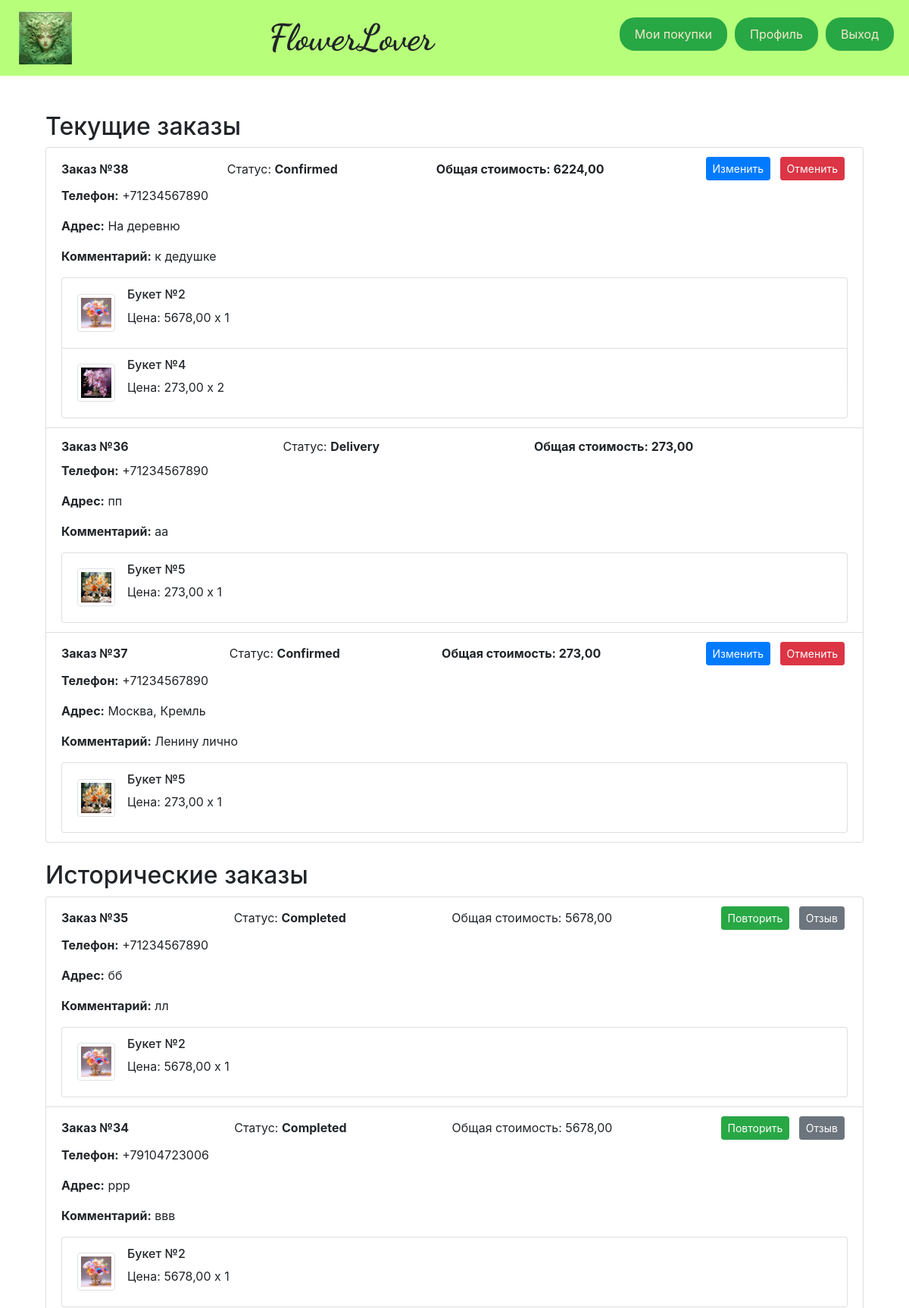
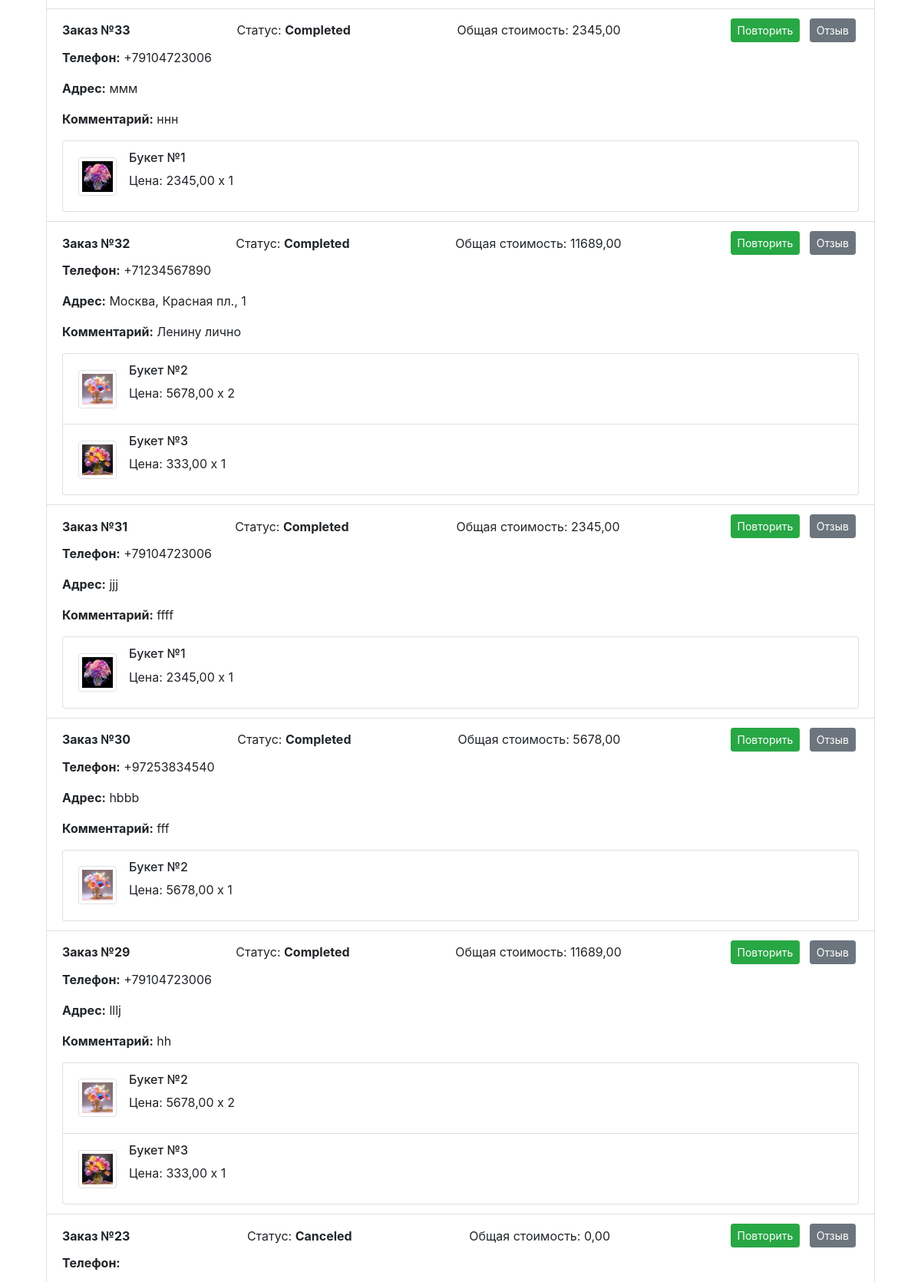
The app's page /purchase/ (signed in, upper part) with its own data (2 pictures, top to bottom).
### business_app/models.py (models this page shows, shortened)
class Order(models.Model):
    DoesNotExist = None
    objects = None
    STATUS_PENDING = 'pending'
    STATUS_CONFIRMED = 'confirmed'
    STATUS_DELIVERY = 'delivery'
    STATUS_CANCELED = 'cancelled'
    STATUS_COMPLETED = 'completed'
    STATUS_CHOICES = [
        (STATUS_PENDING, 'Pending'),
        (STATUS_CONFIRMED, 'Confirmed'),
        (STATUS_DELIVERY, 'Delivery'),
        (STATUS_CANCELED, 'Canceled'),
        (STATUS_COMPLETED, 'Completed'),
    ]
    user = models.ForeignKey(User, on_delete=models.CASCADE, related_name='orders')
    items = models.ManyToManyField(Product, through=OrderItem, related_name='orders')
    total_amount = models.DecimalField(max_digits=8, decimal_places=2, default=0)
    phone = models.CharField(max_length=12)
    address = models.TextField(max_length=120)
    comment = models.TextField(max_length=120, blank=True, null=True)
    telegram_key = models.CharField(max_length=100, blank=True, null=True)
    status = models.CharField(max_length=20, choices=STATUS_CHOICES, default=STATUS_CONFIRMED)
    status_datetime = models.DateTimeField(auto_now_add=True)

class OrderItem(models.Model):
    objects = None
    product = models.ForeignKey(Product, on_delete=models.CASCADE)
    order = models.ForeignKey('Order', on_delete=models.CASCADE)
    quantity = models.PositiveIntegerField(default=1)

class Product(models.Model):
    DoesNotExist = None
    objects = None
    name = models.CharField(max_length=50)
    description = models.TextField(max_length=255)
    price = models.DecimalField(max_digits=8, decimal_places=2)
    image = models.ImageField(upload_to='myproject/media/', default='no_photo.jpg')
    is_active = models.BooleanField(default=True)  # Поле для статуса активности
    class Meta:
        permissions = [
            ("customer", "Покупатель"),
            ("salesman", "Продавец"),
        ]

### business_app/views.py (the view)
    @login_required(login_url='page_errors')
    @user_passes_test(is_in_group('customer'), login_url='page_errors', redirect_field_name=None)
    @order_belongs_to_user
    def _wrapped_view(request, *args, **kwargs):
        try:
            return view_func(request, *args, **kwargs)
        except Exception as e:
            logger.error(f"Ошибка в представлении {view_func.__name__}: {e}")
            return HttpResponseServerError("Произошла внутренняя ошибка сервера.")

### business_app/context_processors.py (called while the page is built)
def user_group_context(request):
    if request.user.is_authenticated:
        group_names = request.user.groups.values_list('name', flat=True)
        return {
            'is_customer': 'customer' in group_names or request.user.is_superuser,
            'is_salesman': 'salesman' in group_names or request.user.is_superuser,
        }
    return {
        'is_customer': False,
        'is_salesman': False,
    }

### business_app/views.py (called while the page is built)
def is_in_group(group_name):
    def check(user):
        try:
            result = user.groups.filter(name=group_name).exists()
            logger.debug(f"Проверка принадлежности к группе '{group_name}' для пользователя {user.username}: {result}")
            return result
        except Exception as e:
            logger.error(f"Ошибка при проверке группы пользователя: {e}")
            return False
    return check

def order_belongs_to_user(view_func):
    @wraps(view_func)
    def _wrapped_view(request, *args, **kwargs):
        order_id = kwargs.get('order_id')
        try:
            if order_id is not None:
                order = get_object_or_404(Order, id=order_id)
                logger.debug(f"Заказ с ID {order_id} найден для пользователя {request.user.username}")
                if order.user != request.user:
                    logger.warning(f"Пользователь {request.user.username} попытался получить доступ к чужому заказу с ID {order_id}")
                    return HttpResponseForbidden("Вы не можете редактировать этот заказ.")
        except Exception as e:
            logger.error(f"Ошибка при проверке заказа: {e}")
            return HttpResponseServerError("Произошла внутренняя ошибка сервера.")
        return view_func(request, *args, **kwargs)
    return _wrapped_view

def customer_required(view_func):
    @login_required(login_url='page_errors')
    @user_passes_test(is_in_group('customer'), login_url='page_errors', redirect_field_name=None)
    @order_belongs_to_user
    def _wrapped_view(request, *args, **kwargs):
        try:
            return view_func(request, *args, **kwargs)
        except Exception as e:
            logger.error(f"Ошибка в представлении {view_func.__name__}: {e}")
            return HttpResponseServerError("Произошла внутренняя ошибка сервера.")
    return _wrapped_view

@customer_required
def purchase(request):
    context = get_order_context(user=request.user)
    return render(request, 'business_app/purchase.html', context)

### business_app/templates/business_app/purchase.html (shortened to what this page needs)
{% extends 'base.html' %}
{% load bootstrap4 %}
{% block content %}
<div class="container mt-4">
    <h2>Текущие заказы</h2>
    <div class="list-group mb-4">
        {% for order in current_orders %}
            <div class="list-group-item">
                <div class="d-flex w-100 justify-content-between align-items-center">
                    <span><strong>Заказ №{{ order.id }}</strong></span>
                    <span>Статус: <strong>{{ order.get_status_display }}</strong></span>
                    <span><strong>Общая стоимость: {{ order.total_amount|floatformat:2 }}</strong></span>
                    <div>
                        {% if order.status == STATUS_PENDING or order.status == STATUS_CONFIRMED %}
                        <form method="post" action="{% url 'edit_order' order.id %}" style="display:inline;">
                            <button type="submit" class="btn btn-primary btn-sm mx-1">Изменить</button>
                        </form>
                        <form method="post" action="{% url 'cancel_order' order.id %}" style="display:inline;">
                            <button type="submit" class="btn btn-danger btn-sm mx-1">Отменить</button>
                        </form>
                        {% elif order.status == STATUS_COMPLETED or order.status == STATUS_CANCELED %}
                            <button class="btn btn-success btn-sm mx-1">Повторить</button>
                            <button class="btn btn-secondary btn-sm mx-1">Отзыв</button>
                        {% endif %}
                    </div>
                </div>
                <div class="mt-2">
                    <p><strong>Телефон:</strong> {{ order.phone }}</p>
                    <p><strong>Адрес:</strong> {{ order.address }}</p>
                    <p><strong>Комментарий:</strong> {{ order.comment }}</p>
                </div>
                <ul class="list-group mt-2">
                    {% for item in order.orderitem_set.all %}
                        <li class="list-group-item d-flex justify-content-between align-items-center">
                            <div class="d-flex align-items-center">
                                <img src="{{ item.product.image.url }}" alt="{{ item.product.name }}" class="img-thumbnail" style="width: 50px; height: 50px;">
                                <div class="ml-3">
                                    <h6>{{ item.product.name }}</h6>
                                    <p>Цена: {{ item.product.price }} x {{ item.quantity }}</p>
                                </div>
                            </div>
                        </li>
                    {% endfor %}
                </ul>
            </div>
        {% empty %}
            <p>Нет текущих заказов.</p>
        {% endfor %}
    </div>
    <h2>Исторические заказы</h2>
    <div class="list-group">
        {% for order in historical_orders %}
            <div class="list-group-item">
                <div class="d-flex w-100 justify-content-between align-items-center">
                    <span><strong>Заказ №{{ order.id }}</strong></span>
                    <span>Статус: <strong>{{ order.get_status_display }}</strong></span>
                    <span>Общая стоимость: {{ order.total_amount|floatformat:2 }}</span>
                    <div>
                        {% if order.status == STATUS_COMPLETED or order.status == STATUS_CANCELED %}
                                <button class="btn btn-success btn-sm mx-1">Повторить</button>
                            <form method="post" action="{% url 'review' order.id %}" style="display:inline;">
                                <button type="submit" class="btn btn-secondary btn-sm mx-1">Отзыв</button>
                            </form>
                        {% endif %}
                    </div>
                </div>
                <div class="mt-2">
                    <p><strong>Телефон:</strong> {{ order.phone }}</p>
                    <p><strong>Адрес:</strong> {{ order.address }}</p>
                    <p><strong>Комментарий:</strong> {{ order.comment }}</p>
                </div>
                <ul class="list-group mt-2">
                    {% for item in order.orderitem_set.all %}
                        <li class="list-group-item d-flex justify-content-between align-items-center">
                            <div class="d-flex align-items-center">
                                <img src="{{ item.product.image.url }}" alt="{{ item.product.name }}" class="img-thumbnail" style="width: 50px; height: 50px;">
                                <div class="ml-3">
                                    <h6>{{ item.product.name }}</h6>
                                    <p>Цена: {{ item.product.price }} x {{ item.quantity }}</p>
                                </div>
                            </div>
                        </li>
                    {% endfor %}
                </ul>
            </div>
        {% empty %}
            <p>Нет исторических заказов.</p>
        {% endfor %}
    </div>
</div>
{% endblock %}

### business_app/templates/base.html (shortened to what this page needs)
<!DOCTYPE html>
<html lang="en">
{% load static %}
<head>
    <link href="https://stackpath.bootstrapcdn.com/bootstrap/4.5.2/css/bootstrap.min.css" rel="stylesheet">
    <link href="{% static 'business_app/css/style.css' %}" rel="stylesheet">
</head>
<body>
    <div class="content-wrapper">
        <header class="header d-flex align-items-center">
            <img src="{% static 'business_app/images/logo_green.png' %}" alt="Logo">
            <div class="site-title">FlowerLover</div>
           <nav class="navigation">
                {% if user.is_authenticated %}
                    {% if user.is_superuser %}
                        <a href="{% url 'purchase' %}" class="nav-button">Мои покупки</a>
                        <a href="{% url 'sale' %}" class="nav-button">Мои продажи</a>
                    {% else %}
                        {% if is_customer %}
                            <a href="{% url 'purchase' %}" class="nav-button">Мои покупки</a>
                        {% endif %}
                    {% endif %}
                    <a href="{% url 'profile' %}" class="nav-button">Профиль</a>
                    <a href="{% url 'logout' %}" class="nav-button">Выход</a>
                {% else %}
                    <a href="{% url 'authorization' %}" class="nav-button">Вход</a>
                {% endif %}
            </nav>
        </header>
        <div class="container mt-4 mb-5">
            {% block content %}{% endblock %}
        </div>
    </div>
</body>
</html>

### business_app/static/business_app/css/style.css (style rules this page uses)
html, body { height: 100%; margin: 0; display: flex; flex-direction: column; }
.content-wrapper { flex: 1; }
.header { background-color: #B7FF7A; padding: 5px 0; text-align: center; }
.header { display: flex; justify-content: space-between; align-items: center; width: 100%; padding: 10px 20px; box-sizing: border-box; }
.header img { height: 70px; margin: 5px; }
.site-title { font-family: 'Dancing Script', cursive; font-weight: 700; font-size: 48px; margin-left: 10px; }
.navigation { display: flex; align-items: center; justify-content: flex-end; gap: 10px; }
.nav-button { background-color: #28a745 !important; color: #f7e7ce !important; border: none !important; border-radius: 20px !important; padding: 10px 20px !important; text-decoration: none !important; font-size: 16px !important; transition: background-color 0.3s !important; display: block; text-align: center; margin-bottom: 10px; }
.container { display: flex; flex-direction: column !important; }
.ml-3 { margin-left: 1rem; }

### records on screen
Order: id "38", status "Confirmed", total_amount "6224,00", shows "Изменить", phone "+71234567890", address "На деревню", comment "к дедушке"
OrderItem: product.image (picture), product.name "Букет №2", product.price "5678,00", quantity "1"
OrderItem: product.image (picture), product.name "Букет №4", product.price "273,00", quantity "2"
Order: id "36", status "Delivery", total_amount "273,00", phone "+71234567890", address "пп", comment "аа"
OrderItem: product.image (picture), product.name "Букет №5", product.price "273,00", quantity "1"
Order: id "37", status "Confirmed", total_amount "273,00", shows "Изменить", phone "+71234567890", address "Москва, Кремль", comment "Ленину лично"
OrderItem: product.image (picture), product.name "Букет №5", product.price "273,00", quantity "1"
Order: id "35", status "Completed", total_amount "5678,00", shows "Повторить", phone "+71234567890", address "бб", comment "лл"
OrderItem: product.image (picture), product.name "Букет №2", product.price "5678,00", quantity "1"
Order: id "34", status "Completed", total_amount "5678,00", shows "Повторить", phone "+79104723006", address "ррр", comment "ввв"
OrderItem: product.image (picture), product.name "Букет №2", product.price "5678,00", quantity "1"
Order: id "33", status "Completed", total_amount "2345,00", shows "Повторить", phone "+79104723006", address "ммм", comment "ннн"
OrderItem: product.image (picture), product.name "Букет №1", product.price "2345,00", quantity "1"
Order: id "32", status "Completed", total_amount "11689,00", shows "Повторить", phone "+71234567890", address "Москва, Красная пл., 1", comment "Ленину лично"
OrderItem: product.image (picture), product.name "Букет №2", product.price "5678,00", quantity "2"
OrderItem: product.image (picture), product.name "Букет №3", product.price "333,00", quantity "1"
Order: id "31", status "Completed", total_amount "2345,00", shows "Повторить", phone "+79104723006", address "jjj", comment "ffff"
OrderItem: product.image (picture), product.name "Букет №1", product.price "2345,00", quantity "1"
Order: id "30", status "Completed", total_amount "5678,00", shows "Повторить", phone "+97253834540", address "hbbb", comment "fff"
OrderItem: product.image (picture), product.name "Букет №2", product.price "5678,00", quantity "1"
Order: id "29", status "Completed", total_amount "11689,00", shows "Повторить", phone "+79104723006", address "lllj", comment "hh"
OrderItem: product.image (picture), product.name "Букет №2", product.price "5678,00", quantity "2"
OrderItem: product.image (picture), product.name "Букет №3", product.price "333,00", quantity "1"
Order: id "23", status "Canceled", total_amount "0,00", shows "Повторить"
